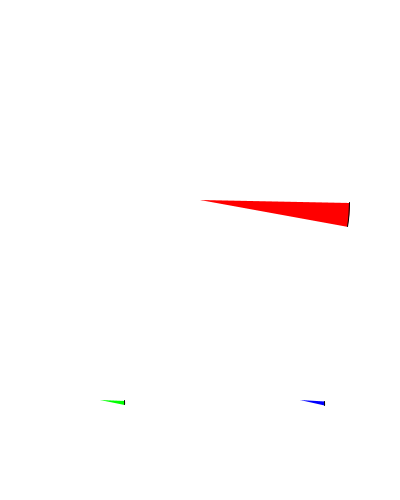
Frame 1 (no input)
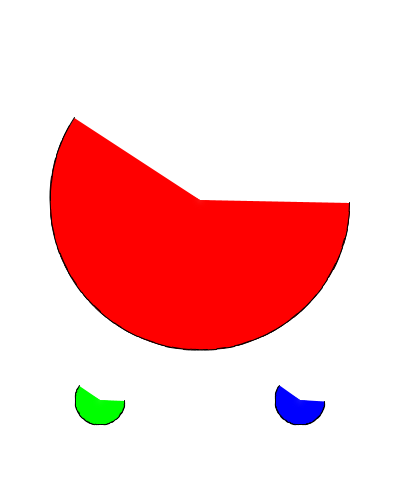
Frame 60 (the mouse pressed at the canvas centre just before this capture)
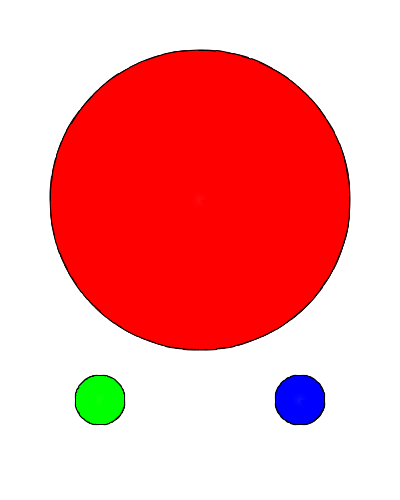
Frame 120 (the mouse held since frame 60 and released just before this capture)

The Processing sketch that drew these frames (run headless with seeded random() and noise(); from frame 60 on, the mouse is pressed at the canvas centre):

// Processing sketch: processing_73255
// ── processing_73255.pde

float incremento1 = 0.02;
float incremento2 = 0.01;

void setup()  

{
  size(400, 500);
  noFill();
  smooth();
  background(255);  
}

void draw()  

{

  frameRate(15);
  
//Rojo

fill(255,0, 0);
arc(200, 200, 300, 300, 0+incremento1, 0.16+incremento1);
incremento1+=0.02;


//Verde

fill(0, 255, 0);
arc(100, 400, 50, 50, 0+incremento1, 0.16+incremento1);
incremento1+=0.02;

//Azul

fill(0, 0, 255);
arc(300, 400, 50, 50, 0+incremento1, 0.16+incremento1);
incremento1+=0.02;

}
